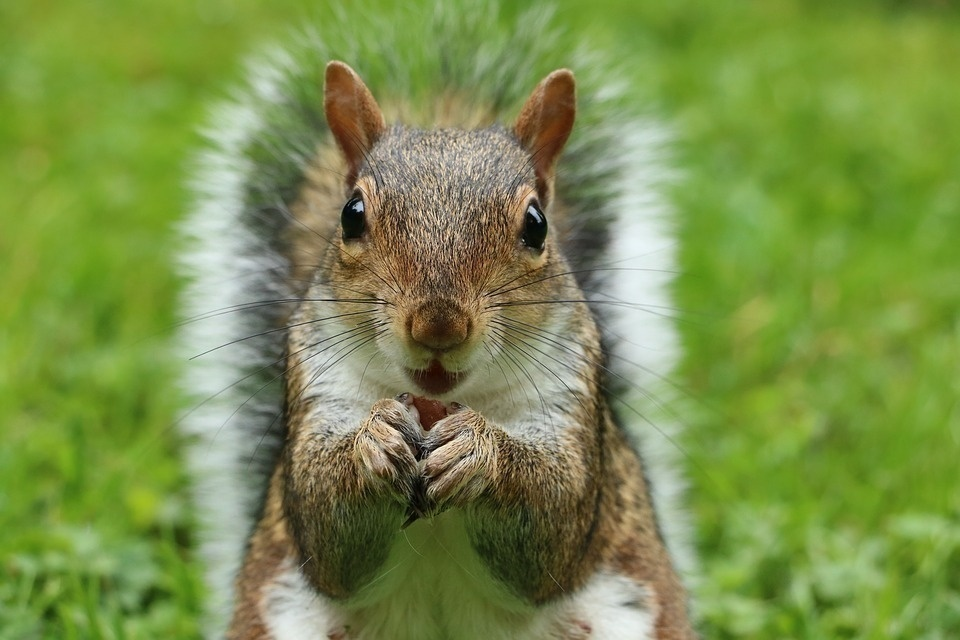
#> input picture Hafta3_02/images/squirrel11.jpg, 960 x 640 px, found by its file name
$ python 'roı.py'
#> lines starting #> are read from the running program, lines starting #| are printed output that depends on the picture; after the words box and inside, x2 and y2 are one past the last pixel; in counts of white or black regions, pixels touching at a corner belong together
# [10 lines of commented-out code are left out]

import cv2

img1 = cv2.imread('images/squirrel11.jpg')
#> img1 is the input picture: shape (640, 960, 3); mean B, G, R 74.9, 142.7, 122.3
# roi = img1[y1:y2, x1:x2]
# parca = img1[200:400, 200:400] # sol göz
parca = img1[300:380, 400:550] # burun
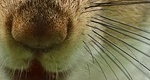
#> parca: shape (80, 150, 3); mean B, G, R 70.9, 104.5, 113.9
img1[250:330, 400:550] = parca
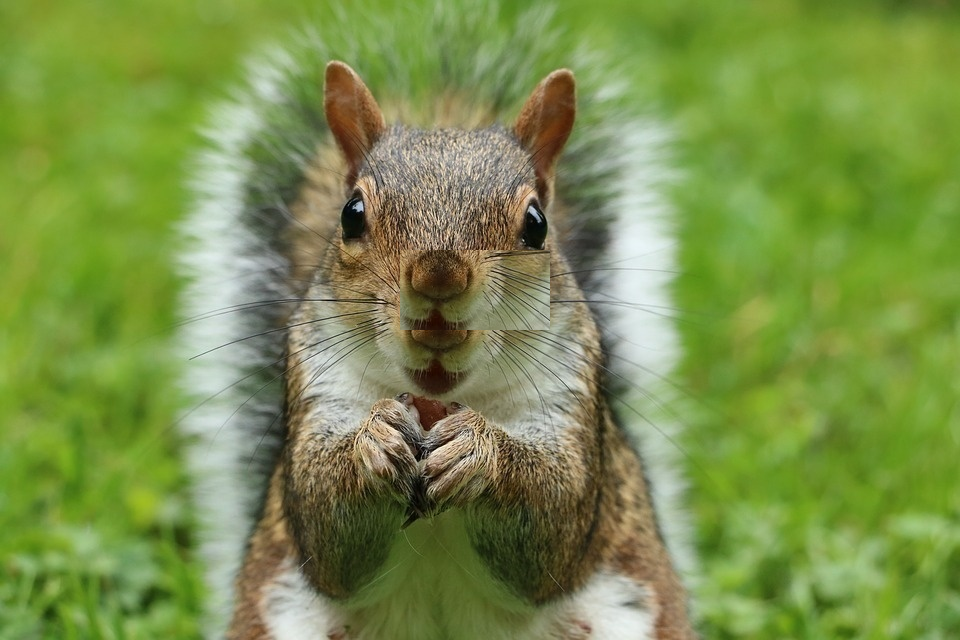
#> img1: shape (640, 960, 3); 1.95% of pixels changed, all inside (x1, y1, x2, y2) = (400, 250, 550, 330)

cv2.imshow('parça',img1)
cv2.waitKey(0)
cv2.destroyAllWindows()
